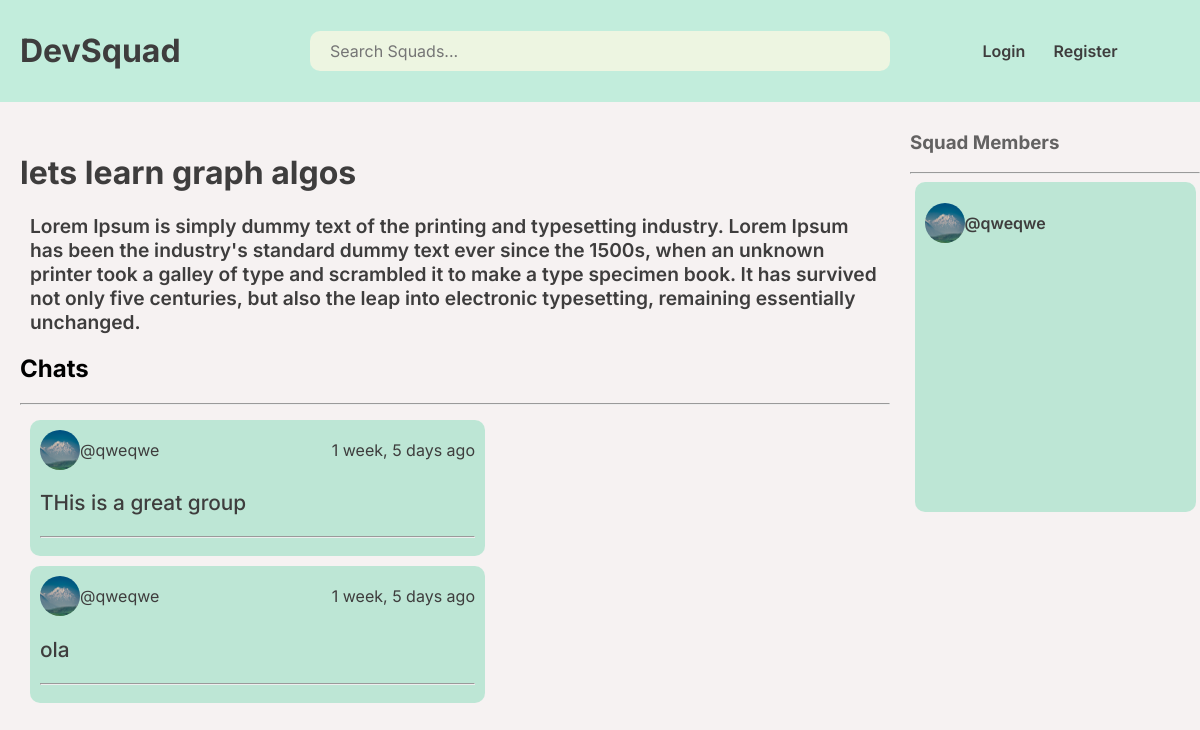
The page /squad/6/ on the database its author committed.
### base/models.py (models this page shows, shortened)
class Squad(models.Model):
    host  = models.ForeignKey(User , on_delete = models.SET_NULL , null=True)
    topic  = models.ForeignKey(Topic , on_delete=models.SET_NULL , null=True)
    name = models.CharField(max_length=200)
    description = models.TextField(null = True , blank = True)
    squadMembers = models.ManyToManyField(User , related_name = "squadMembers" , blank = True)
    updated = models.DateTimeField(auto_now = True)
    created = models.DateTimeField(auto_now_add = True)
    class Meta:
        ordering = ['-updated' , '-created']

class Message(models.Model):
    user = models.ForeignKey(User , on_delete=models.CASCADE)
    squad = models.ForeignKey(Squad , on_delete = models.CASCADE)
    body = models.TextField()
    updated = models.DateTimeField(auto_now  = True)
    created = models.DateTimeField(auto_now_add=True)

class User(AbstractUser):
    name = models.CharField(max_length=200 , null=True , )
    email = models.EmailField(unique = True , null = True)
    bio = models.TextField(null = True)
    profilePicture = models.ImageField(null = True , default = "profile.png")
    USERNAME_FIELD = 'email'
    REQUIRED_FIELDS = []

### base/views.py (the view, shortened to what this page needs)
# urls.py: path('squad/<str:pk>/', views.getSquad),
def squad(request, pk):
    squad = Squad.objects.get(id=pk)
    messages = squad.message_set.all().order_by('-created')
    squadMembers = squad.squadMembers.all()
    context = {"squad": squad, "chats": messages, "squadMembers": squadMembers}
    return render(request, 'base/squad.html', context)

### base/templates/base/squad.html (shortened to what this page needs)
{% extends 'main.html' %} {% block content %}
<div class="squad-container">
  <div class="sqaud-info-container">
    <h1 class="squad-title">{{ squad.name }}</h1>
    <p class="squad-desc">{{ squad.description }}</p>
    <div class="chats-wrapper">
      <h2>Chats</h2>
      <hr />
      <div class="chats-container">
        {% for chat in chats %}
        <div class="chat">
          <div class="chat-top-container">
            <div class="chat-top-container-1">
              <img
                height="50"
                src="{{ chat.user.profilePicture.url }}"
                class="profile-pic-image"
              />
              <div>@{{chat.user.username}}</div>
            </div>
            <div>{{chat.created|timesince}} ago</div>
          </div>
          <p class="chat-desc">{{chat.body}}</p>
          <hr />
        </div>
        {% endfor %}
      </div>
    </div>
  </div>
  <div class="squadMembers-container">
    <h3>Squad Members</h3>
    <hr />
    <div class="squad-members-bottom">
      {% for member in squadMembers %}
      <a
        class="squad-member-single-container link"
        href="{% url 'profile' member.id %}"
      >
        <img class="profile-pic-image" src="{{member.profilePicture.url }}" />
        <p>@{{ member.username }}</p>
      </a>
      {% endfor %}
    </div>
  </div>
</div>
{% endblock content %}

### static/styles/main.css (style rules this page uses)
:root { --primary-color : rgba(133, 220, 186 , 0.5); --secondary-color : #edf5e1 ; --background-color : rgb(246, 242, 242); --text-color : rgb(62, 61, 61) ; --text-color-light : rgba(62, 61, 61 , 0.8); }
* { font-family: 'Inter', sans-serif; }
body { background-color:var(--background-color); margin: 0; height: 100%; width: 100%; }
.profile-pic-image { height : 2.5rem; width: 2.5rem; border-radius: 50%; }
.link { text-decoration: none; color: var(--text-color); font-weight: 600; }

### base/templates/base/squad.html (style rules this page uses)
.squad-container { display: flex; width: 100%; flex-direction: row; }
.squadMembers-container { width: 25%; color: rgba(62, 61, 61, 0.8); }
.squad-members-bottom { background-color: rgba(133, 220, 186, 0.5); width: 90%; margin: auto; padding: 15px 10px; min-height: 300px; border-radius: 10px; }
.sqaud-info-container { width: 75%; padding: 20px; }
.squad-title { color: rgb(62, 61, 61); }
.squad-desc { color: rgb(62, 61, 61); font-weight: 600; font-size: 1.2rem; padding: 0px 10px; }
.squad-member-single-container { display: flex; width: 45%; justify-content: space-around; align-items: center; }
.chats-container { margin-top: 15px; color: rgb(62, 61, 61); }
.chat-top-container { display: flex; width: 100%; justify-content: space-between; align-items: center; }
.chat-top-container-1 { display: flex; justify-content: space-between; align-items: center; width: 15%; }
.chat-desc { font-size: 1.3rem; font-weight: 500; }
.chat { width: 50%; margin: 10px; background-color: rgba(133, 220, 186, 0.5); border-radius: 10px; padding: 10px; }

### rows shown on the page
Squad: name "lets learn graph algos", description "Lorem Ipsum is simply dummy text of the printing and typesetting industry. Lorem Ipsum has been the industry's standard dummy text ever since the 1500s, when an unknown printer took a galley of type and scrambled it to make a type specimen book. It has survived not only five centuries, but also the leap into electronic typesetting, remaining essentially unchanged."
Message: user.profilePicture (picture), user.username "qweqwe", created "1 week, 5 days", body "THis is a great group"
Message: user.profilePicture (picture), user.username "qweqwe", created "1 week, 5 days", body "ola"
User: profilePicture (picture), username "qweqwe"
